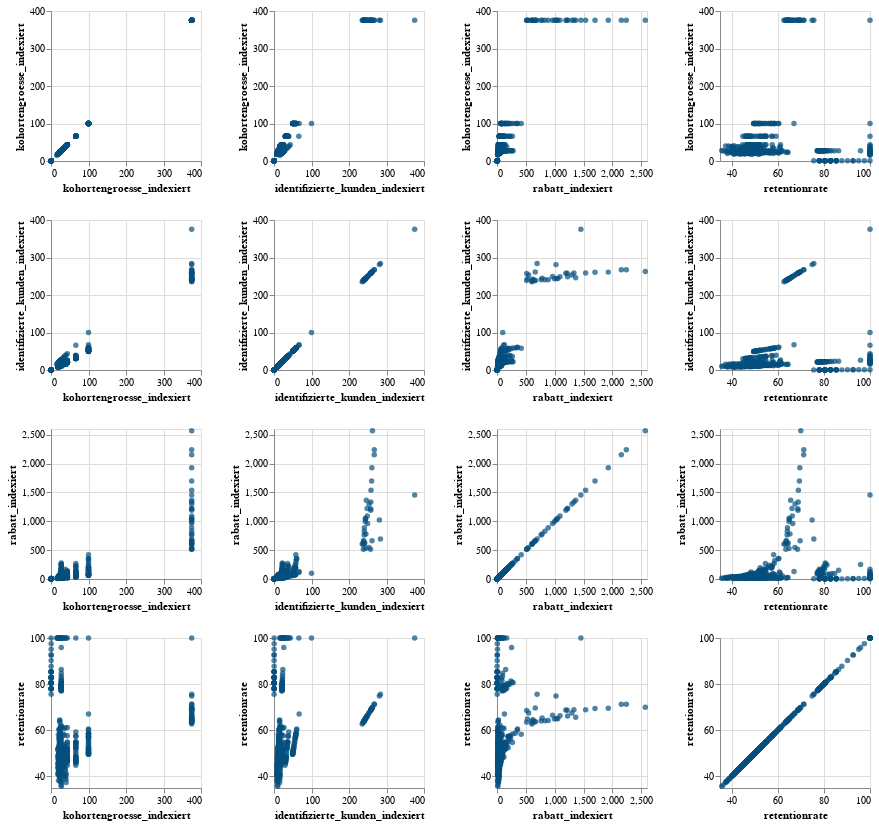

Here is the notebook cell this chart was saved with:
### Markdown cell above
#### Numeric Data

### Code cell
alt.Chart(data).mark_circle(color = color1).encode(
    x=alt.X(alt.repeat("column"), 
            type='quantitative',
            scale=alt.Scale(zero=False)
            ),
    y=alt.Y(alt.repeat("row"), 
            type='quantitative',
            scale=alt.Scale(zero=False)
             )
).properties(
    width=150,
    height=150
).repeat(
    row=list_numeric,
    column=list_numeric
)

### Figure 1 — Vega-Lite specification as saved in the notebook (floating-point values rounded to 4 significant figures; data arrays with more than 128 entries replaced by an {"elided": "..."} marker saying what was removed)
{"config": {"view": {"continuousWidth": 300, "continuousHeight": 300}}, "repeat": {"column": ["kohortengroesse_indexiert", "identifizierte_kunden_indexiert", "rabatt_indexiert", "retentionrate"], "row": ["kohortengroesse_indexiert", "identifizierte_kunden_indexiert", "rabatt_indexiert", "retentionrate"]}, "spec": {"data": {"name": "data-a2c2e10a99d44d78ba264a4274abdc6d"}, "mark": {"type": "circle", "color": "#06507F"}, "encoding": {"x": {"field": {"repeat": "column"}, "scale": {"zero": false}, "type": "quantitative"}, "y": {"field": {"repeat": "row"}, "scale": {"zero": false}, "type": "quantitative"}}, "height": 150, "width": 150}, "$schema": "https://vega.github.io/schema/vega-lite/v5.20.1.json", "datasets": {"data-a2c2e10a99d44d78ba264a4274abdc6d": {"elided": "703 records"}}}
